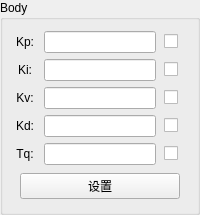
           <widget class="QGroupBox" name="groupBox">
            <property name="title">
             <string>Body</string>
            </property>
            <layout class="QVBoxLayout" name="verticalLayout_8">
             <item>
              <layout class="QVBoxLayout" name="verticalLayout_7">
               <item>
                <layout class="QHBoxLayout" name="horizontalLayout_37" stretch="0">
                 <property name="spacing">
                  <number>3</number>
                 </property>
                 <property name="sizeConstraint">
                  <enum>QLayout::SetDefaultConstraint</enum>
                 </property>
                 <item>
                  <layout class="QHBoxLayout" name="horizontalLayout_38" stretch="1,5,1">
                   <property name="spacing">
                    <number>8</number>
                   </property>
                   <property name="sizeConstraint">
                    <enum>QLayout::SetDefaultConstraint</enum>
                   </property>
                   <item>
                    <widget class="QLabel" name="label_31">
                     <property name="text">
                      <string>Kp:</string>
                     </property>
                     <property name="alignment">
                      <set>Qt::AlignCenter</set>
                     </property>
                    </widget>
                   </item>
                   <item>
                    <widget class="QLineEdit" name="lineEdit_body_kp">
                     <property name="inputMethodHints">
                      <set>Qt::ImhDigitsOnly</set>
                     </property>
                     <property name="alignment">
                      <set>Qt::AlignRight|Qt::AlignTrailing|Qt::AlignVCenter</set>
                     </property>
                    </widget>
                   </item>
                   <item>
                    <widget class="QCheckBox" name="checkBox_body_kp">
                     <property name="layoutDirection">
                      <enum>Qt::LeftToRight</enum>
                     </property>
                     <property name="text">
                      <string/>
                     </property>
                    </widget>
                   </item>
                  </layout>
                 </item>
                </layout>
               </item>
               <item>
                <layout class="QHBoxLayout" name="horizontalLayout_39" stretch="1,5,1">
                 <property name="spacing">
                  <number>8</number>
                 </property>
                 <property name="sizeConstraint">
                  <enum>QLayout::SetDefaultConstraint</enum>
                 </property>
                 <item>
                  <widget class="QLabel" name="label_32">
                   <property name="text">
                    <string>Ki:</string>
                   </property>
                   <property name="alignment">
                    <set>Qt::AlignCenter</set>
                   </property>
                  </widget>
                 </item>
                 <item>
                  <widget class="QLineEdit" name="lineEdit_body_ki">
                   <property name="inputMethodHints">
                    <set>Qt::ImhDigitsOnly</set>
                   </property>
                   <property name="alignment">
                    <set>Qt::AlignRight|Qt::AlignTrailing|Qt::AlignVCenter</set>
                   </property>
                  </widget>
                 </item>
                 <item>
                  <widget class="QCheckBox" name="checkBox_body_ki">
                   <property name="layoutDirection">
                    <enum>Qt::LeftToRight</enum>
                   </property>
                   <property name="text">
                    <string/>
                   </property>
                  </widget>
                 </item>
                </layout>
               </item>
               <item>
                <layout class="QHBoxLayout" name="horizontalLayout_40" stretch="1,5,1">
                 <property name="spacing">
                  <number>8</number>
                 </property>
                 <property name="sizeConstraint">
                  <enum>QLayout::SetDefaultConstraint</enum>
                 </property>
                 <item>
                  <widget class="QLabel" name="label_33">
                   <property name="text">
                    <string>Kv:</string>
                   </property>
                   <property name="alignment">
                    <set>Qt::AlignCenter</set>
                   </property>
                  </widget>
                 </item>
                 <item>
                  <widget class="QLineEdit" name="lineEdit_body_kv">
                   <property name="inputMethodHints">
                    <set>Qt::ImhDigitsOnly</set>
                   </property>
                   <property name="alignment">
                    <set>Qt::AlignRight|Qt::AlignTrailing|Qt::AlignVCenter</set>
                   </property>
                  </widget>
                 </item>
                 <item>
                  <widget class="QCheckBox" name="checkBox_body_kv">
                   <property name="layoutDirection">
                    <enum>Qt::LeftToRight</enum>
                   </property>
                   <property name="text">
                    <string/>
                   </property>
                  </widget>
                 </item>
                </layout>
               </item>
               <item>
                <layout class="QHBoxLayout" name="horizontalLayout_41" stretch="1,5,1">
                 <property name="spacing">
                  <number>8</number>
                 </property>
                 <property name="sizeConstraint">
                  <enum>QLayout::SetDefaultConstraint</enum>
                 </property>
                 <item>
                  <widget class="QLabel" name="label_34">
                   <property name="text">
                    <string>Kd:</string>
                   </property>
                   <property name="alignment">
                    <set>Qt::AlignCenter</set>
                   </property>
                  </widget>
                 </item>
                 <item>
                  <widget class="QLineEdit" name="lineEdit_body_kd">
                   <property name="inputMethodHints">
                    <set>Qt::ImhDigitsOnly</set>
                   </property>
                   <property name="alignment">
                    <set>Qt::AlignRight|Qt::AlignTrailing|Qt::AlignVCenter</set>
                   </property>
                  </widget>
                 </item>
                 <item>
                  <widget class="QCheckBox" name="checkBox_body_kd">
                   <property name="layoutDirection">
                    <enum>Qt::LeftToRight</enum>
                   </property>
                   <property name="text">
                    <string/>
                   </property>
                  </widget>
                 </item>
                </layout>
               </item>
               <item>
                <layout class="QHBoxLayout" name="horizontalLayout_42" stretch="1,5,1">
                 <property name="spacing">
                  <number>8</number>
                 </property>
                 <property name="sizeConstraint">
                  <enum>QLayout::SetDefaultConstraint</enum>
                 </property>
                 <item>
                  <widget class="QLabel" name="label_35">
                   <property name="text">
                    <string>Tq:</string>
                   </property>
                   <property name="alignment">
                    <set>Qt::AlignCenter</set>
                   </property>
                  </widget>
                 </item>
                 <item>
                  <widget class="QLineEdit" name="lineEdit_body_tq">
                   <property name="inputMethodHints">
                    <set>Qt::ImhDigitsOnly</set>
                   </property>
                   <property name="alignment">
                    <set>Qt::AlignRight|Qt::AlignTrailing|Qt::AlignVCenter</set>
                   </property>
                  </widget>
                 </item>
                 <item>
                  <widget class="QCheckBox" name="checkBox_body_tq">
                   <property name="layoutDirection">
                    <enum>Qt::LeftToRight</enum>
                   </property>
                   <property name="text">
                    <string/>
                   </property>
                  </widget>
                 </item>
                </layout>
               </item>
               <item>
                <layout class="QHBoxLayout" name="horizontalLayout_43">
                 <property name="leftMargin">
                  <number>6</number>
                 </property>
                 <property name="topMargin">
                  <number>2</number>
                 </property>
                 <property name="rightMargin">
                  <number>6</number>
                 </property>
                 <property name="bottomMargin">
                  <number>2</number>
                 </property>
                 <item>
                  <widget class="QPushButton" name="pushButton_body">
                   <property name="text">
                    <string>设置</string>
                   </property>
                  </widget>
                 </item>
                </layout>
               </item>
              </layout>
             </item>
            </layout>
           </widget>
